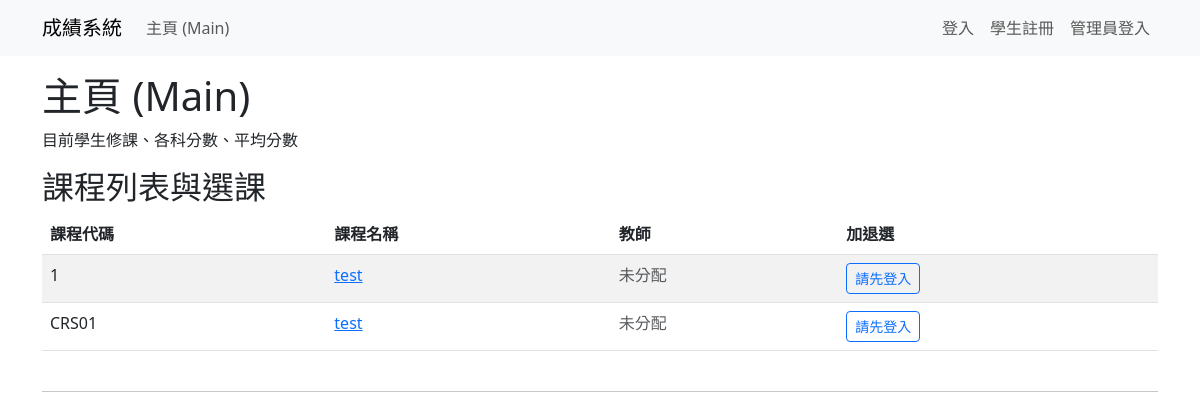
The app's page /main/, older data.
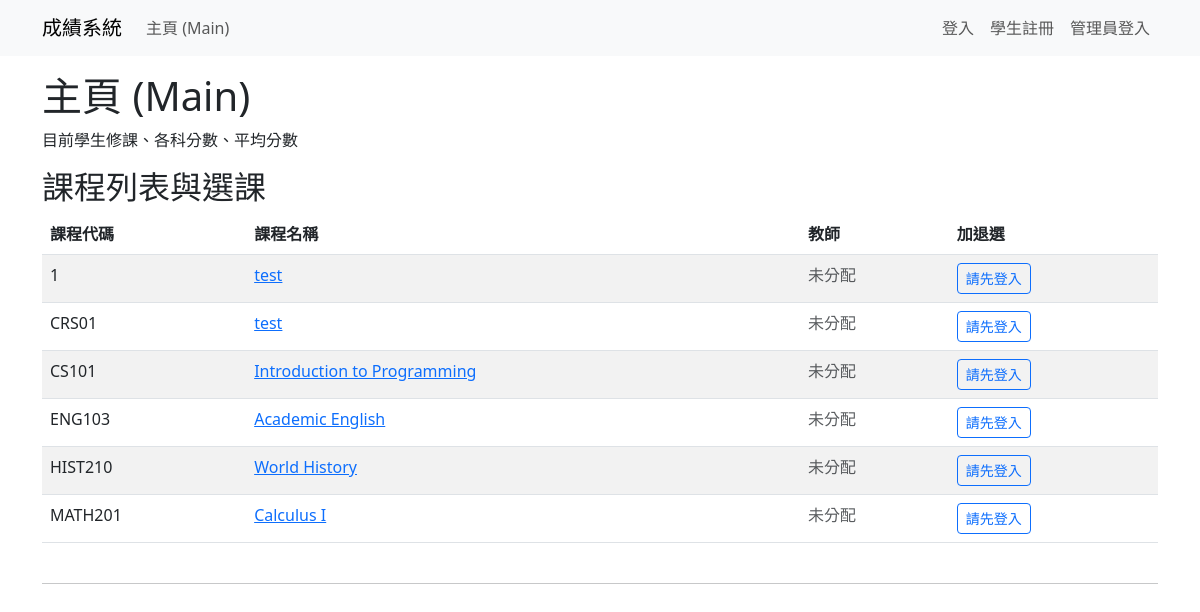
The same page, newer data.
### grades/models.py (models this page shows, shortened)
class Course(models.Model):
    SCHEDULE_CHOICES = [
        ('週一', [
            ('MON_1', '第1節 08:00-09:00'),
            ('MON_2', '第2節 09:10-10:10'),
            ('MON_3', '第3節 10:20-11:20'),
            ('MON_4', '第4節 11:30-12:30'),
            ('MON_5', '第5節 13:30-14:30'),
            ('MON_6', '第6節 14:40-15:40'),
            ('MON_7', '第7節 15:50-16:50'),
            ('MON_8', '第8節 17:00-18:00'),
        ]),
        ('週二', [
            ('TUE_1', '第1節 08:00-09:00'),
            ('TUE_2', '第2節 09:10-10:10'),
            ('TUE_3', '第3節 10:20-11:20'),
            ('TUE_4', '第4節 11:30-12:30'),
            ('TUE_5', '第5節 13:30-14:30'),
            ('TUE_6', '第6節 14:40-15:40'),
            ('TUE_7', '第7節 15:50-16:50'),
            ('TUE_8', '第8節 17:00-18:00'),
        ]),
        ('週三', [
            ('WED_1', '第1節 08:00-09:00'),
            ('WED_2', '第2節 09:10-10:10'),
            ('WED_3', '第3節 10:20-11:20'),
            ('WED_4', '第4節 11:30-12:30'),
            ('WED_5', '第5節 13:30-14:30'),
            ('WED_6', '第6節 14:40-15:40'),
            ('WED_7', '第7節 15:50-16:50'),
            ('WED_8', '第8節 17:00-18:00'),
        ]),
        ('週四', [
            ('THU_1', '第1節 08:00-09:00'),
            ('THU_2', '第2節 09:10-10:10'),
            ('THU_3', '第3節 10:20-11:20'),
            ('THU_4', '第4節 11:30-12:30'),
            ('THU_5', '第5節 13:30-14:30'),
            ('THU_6', '第6節 14:40-15:40'),
            ('THU_7', '第7節 15:50-16:50'),
            ('THU_8', '第8節 17:00-18:00'),
        ]),
        ('週五', [
            ('FRI_1', '第1節 08:00-09:00'),
            ('FRI_2', '第2節 09:10-10:10'),
            ('FRI_3', '第3節 10:20-11:20'),
            ('FRI_4', '第4節 11:30-12:30'),
            ('FRI_5', '第5節 13:30-14:30'),
            ('FRI_6', '第6節 14:40-15:40'),
            ('FRI_7', '第7節 15:50-16:50'),
            ('FRI_8', '第8節 17:00-18:00'),
        ]),
    ]
    name = models.CharField(max_length=100, verbose_name="課程名稱")
    code = models.CharField(max_length=20, unique=True, verbose_name="課程號碼")
    description = models.TextField(blank=True, verbose_name="課程描述")
    schedule = models.CharField(max_length=200, blank=False, verbose_name="上課時間")
    credits = models.PositiveSmallIntegerField(default=3, verbose_name="學分數")
    teacher = models.ForeignKey(
        User,
        null=True,
        blank=True,
        on_delete=models.SET_NULL,
        related_name='teaching_courses',
        verbose_name="任課教師",
    )
    capacity = models.PositiveIntegerField(default=40, verbose_name="課程人數上限")

### grades/views.py (the view)
# urls.py: path('main/', views.main, name='main'),
def main(request):
    if request.user.is_authenticated:
        return redirect(_post_login_url(request.user))
    students = User.objects.filter(is_staff=False).order_by('username')
    rows = []
    for s in students:
        enrollments = Enrollment.objects.filter(student=s).select_related('course')
        avg = None
        if hasattr(s, 'avg_grade') and callable(getattr(s, 'avg_grade')):
            try:
                avg = s.avg_grade()
            except Exception:
                avg = None
        rows.append({'student': s, 'enrollments': enrollments, 'avg': avg})
    courses = Course.objects.all().order_by('code')
    return render(request, 'main.html', {'rows': rows, 'courses': courses})

### grades/models.py (called while the page is built)
def _user_avg_grade(self):
    qs = Enrollment.objects.filter(student=self)
    total = 0.0
    count = 0
    for e in qs:
        for g in (e.midterm_grade, e.final_grade):
            if g is not None:
                try:
                    total += float(g)
                    count += 1
                except (TypeError, ValueError):
                    continue
    if count == 0:
        return None
    return round(total / count, 2)

### templates/main.html (shortened to what this page needs)
{% extends "base.html" %}
{% block content %}
<h1>主頁 (Main)</h1>
<p>目前學生修課、各科分數、平均分數</p>
<h2>課程列表與選課</h2>
<div class="table-responsive mb-4">
  <table class="table table-striped">
    <thead>
      <tr>
        <th>課程代碼</th>
        <th>課程名稱</th>
        <th>教師</th>
        <th>加退選</th>
      </tr>
    </thead>
    <tbody>
      {% for course in courses %}
        <tr>
          <td>{{ course.code }}</td>
          <td><a href="{% url 'course_detail' course.id %}">{{ course.name }}</a></td>
          <td>
            {% if course.teacher and course.teacher.user and course.teacher.user.profile and course.teacher.user.profile.is_teacher %}
              {{ course.teacher.user.username }}
            {% else %}
              <span class="text-muted">未分配</span>
            {% endif %}
          </td>
          <td>
            {% if user.is_authenticated %}
            <form method="post" action="{% url 'enroll_course' %}" style="display: inline">
              {% csrf_token %}
              <input type="hidden" name="course_id" value="{{ course.id }}">
              <input type="hidden" name="action" value="enroll">
              <button type="submit" class="btn btn-sm btn-primary">加選</button>
            </form>
            {% else %}
            <a href="{% url 'login' %}?next={% url 'main' %}" class="btn btn-sm btn-outline-primary">請先登入</a>
            {% endif %}
          </td>
        </tr>
      {% empty %}
        <tr><td colspan="4" class="text-center">目前沒有課程</td></tr>
      {% endfor %}
    </tbody>
  </table>
</div>
<hr>
{% endblock %}

### templates/base.html (shortened to what this page needs)
<!doctype html>
<html lang="zh-Hant">
  <head>
    <link href="https://cdn.jsdelivr.net/npm/bootstrap@5.3.0/dist/css/bootstrap.min.css" rel="stylesheet">
  </head>
  <body>
    <nav class="navbar navbar-expand-lg navbar-light bg-light mb-3">
      <div class="container">
        <a class="navbar-brand" href="{% url 'index' %}">成績系統</a>
        <div class="collapse navbar-collapse">
          <ul class="navbar-nav me-auto">
            <li class="nav-item"><a class="nav-link" href="{% url 'main' %}">主頁 (Main)</a></li>
          </ul>
          <ul class="navbar-nav">
            {% if user.is_authenticated %}
              <li class="nav-item d-flex align-items-center">
                {% if user.profile.avatar %}
                  <img src="{{ user.profile.avatar.url }}" alt="avatar" style="height:32px;width:32px;border-radius:50%;object-fit:cover;margin-right:8px;">
                {% endif %}
                <span class="nav-link">Hi, {% if user.profile and user.profile.full_name %}{{ user.profile.full_name }}{% else %}{{ user.username }}{% endif %}</span>
              </li>
              <li class="nav-item"><a class="nav-link" href="{% url 'edit_profile' %}">編輯資料</a></li>
              <li class="nav-item">
                <form method="post" action="{% url 'logout' %}" style="display:inline;">
                  {% csrf_token %}
                  <button type="submit" class="nav-link btn btn-link" style="border:none;background:none;cursor:pointer;">登出</button>
                </form>
              </li>
            {% else %}
              <li class="nav-item"><a class="nav-link" href="{% url 'login' %}">登入</a></li>
              <li class="nav-item"><a class="nav-link" href="{% url 'register' %}">學生註冊</a></li>
              <li class="nav-item"><a class="nav-link" href="/admin/login/?next=/admin/">管理員登入</a></li>
            {% endif %}
          </ul>
        </div>
      </div>
    </nav>
    <div class="container">
      {% block content %}{% endblock %}
    </div>
  </body>
</html>

Row changes from the older to the newer data that the page shows:
added Course: code "CS101", name "Introduction to Programming", shows "未分配"
added Course: code "ENG103", name "Academic English", shows "未分配"
added Course: code "HIST210", name "World History", shows "未分配"
added Course: code "MATH201", name "Calculus I", shows "未分配"
